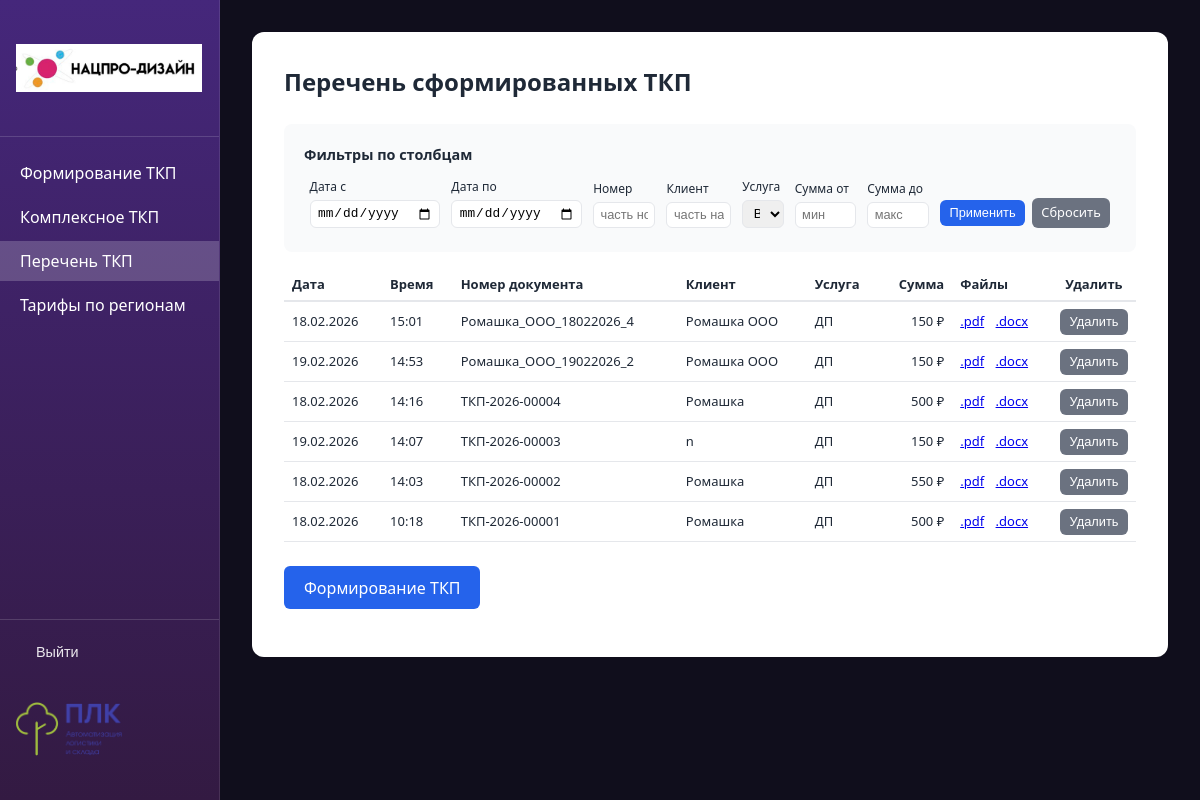
Before: /table/ (signed in) with the older database file.
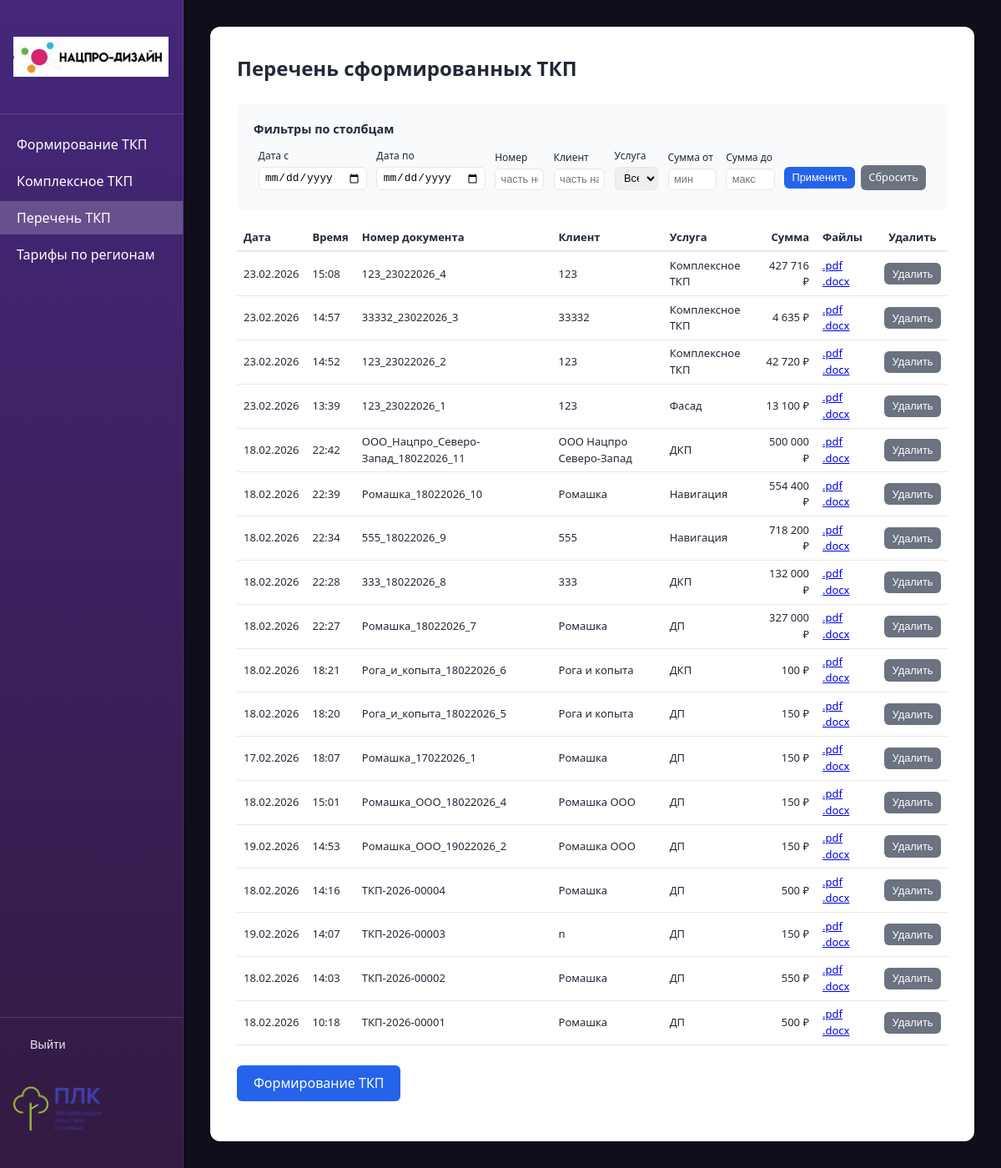
After: the same page with the newer database file.
### proposals/models.py (models this page shows, shortened)
class TKPRecord(models.Model):
    date = models.DateField('Дата')
    number = models.CharField('Номер документа', max_length=150, unique=True)
    client = models.CharField('Клиент', max_length=255, blank=True)
    service = models.CharField('Услуга', max_length=255)
    sum_total = models.DecimalField('Сумма', max_digits=15, decimal_places=2, default=0)
    created_at = models.DateTimeField('Создано', auto_now_add=True)
    class Meta:
        verbose_name = 'Запись ТКП'
        verbose_name_plural = 'Записи ТКП'
        ordering = ['-created_at']

### proposals/views.py (the view, shortened to what this page needs)
# urls.py: path('table/', views.table_view, name='table'),
@login_required
@require_http_methods(['GET', 'POST'])
def table_view(request):
    records = TKPRecord.objects.all()
    date_from = request.GET.get('date_from', '').strip()
    date_to = request.GET.get('date_to', '').strip()
    number = request.GET.get('number', '').strip()
    client = request.GET.get('client', '').strip()
    service = request.GET.get('service', '').strip()
    sum_min = request.GET.get('sum_min', '').strip()
    sum_max = request.GET.get('sum_max', '').strip()
    if date_from:
        try:
            d = datetime.strptime(date_from, '%Y-%m-%d').date()
            records = records.filter(date__gte=d)
        except ValueError:
            pass
    if date_to:
        try:
            d = datetime.strptime(date_to, '%Y-%m-%d').date()
            records = records.filter(date__lte=d)
        except ValueError:
            pass
    if number:
        records = records.filter(number__icontains=number)
    if client:
        records = records.filter(client__icontains=client)
    if service:
        records = records.filter(service=service)
    if sum_min:
        try:
            records = records.filter(sum_total__gte=Decimal(sum_min.replace(',', '.')))
        except (ValueError, Exception):
            pass
    if sum_max:
        try:
            records = records.filter(sum_total__lte=Decimal(sum_max.replace(',', '.')))
        except (ValueError, Exception):
            pass
    services = list(TKPRecord.objects.values_list('service', flat=True).distinct().order_by('service'))
    context = {
        'records': records,
        'filters': {
            'date_from': date_from,
            'date_to': date_to,
            'number': number,
            'client': client,
            'service': service,
            'sum_min': sum_min,
            'sum_max': sum_max,
        },
        'services_list': services,
    }
    return render(request, 'proposals/table.html', context)

### proposals/templatetags/proposal_filters.py (called while the page is built)
@register.filter
def format_price(value):
    if value is None:
        return ''
    try:
        s = str(int(value))
    except (ValueError, TypeError):
        return str(value)
    n = len(s)
    if n <= 3:
        return s
    r = n % 3 or 3
    result = s[:r]
    for i in range(r, n, 3):
        result += ' ' + s[i:i + 3]
    return result

### proposals/templates/proposals/table.html (shortened to what this page needs)
{% extends "proposals/base.html" %}
{% load proposal_filters %}
{% block container_extra_class %}container--wide{% endblock %}
{% block content %}
<div style="overflow-x: auto;">
<h1>Перечень сформированных ТКП</h1>
<form method="get" action="{% url 'proposals:table' %}" class="summary" style="margin-bottom: 1rem;">
    <p style="margin: 0 0 0.5rem; font-weight: 600; font-size: 0.9rem;">Фильтры по столбцам</p>
    <table class="table-filters" style="width: 100%; border-collapse: collapse; font-size: 0.8rem;">
        <tr>
            <td style="padding: 0.25rem 0.35rem; vertical-align: bottom;">
                <label for="id_date_from" style="font-size: 0.75rem;">Дата с</label>
                <input type="date" name="date_from" id="id_date_from" value="{{ filters.date_from }}" style="margin: 0; padding: 0.3rem 0.4rem; font-size: 0.8rem;">
            </td>
            <td style="padding: 0.25rem 0.35rem; vertical-align: bottom;">
                <label for="id_date_to" style="font-size: 0.75rem;">Дата по</label>
                <input type="date" name="date_to" id="id_date_to" value="{{ filters.date_to }}" style="margin: 0; padding: 0.3rem 0.4rem; font-size: 0.8rem;">
            </td>
            <td style="padding: 0.25rem 0.35rem; vertical-align: bottom;">
                <label for="id_number" style="font-size: 0.75rem;">Номер</label>
                <input type="text" name="number" id="id_number" value="{{ filters.number }}" placeholder="часть номера" style="margin: 0; padding: 0.3rem 0.4rem; font-size: 0.8rem; width: 100%;">
            </td>
            <td style="padding: 0.25rem 0.35rem; vertical-align: bottom;">
                <label for="id_client" style="font-size: 0.75rem;">Клиент</label>
                <input type="text" name="client" id="id_client" value="{{ filters.client }}" placeholder="часть названия" style="margin: 0; padding: 0.3rem 0.4rem; font-size: 0.8rem; width: 100%;">
            </td>
            <td style="padding: 0.25rem 0.35rem; vertical-align: bottom;">
                <label for="id_service" style="font-size: 0.75rem;">Услуга</label>
                <select name="service" id="id_service" style="margin: 0; padding: 0.3rem 0.4rem; font-size: 0.8rem; width: 100%;">
                    <option value="">Все</option>
                </select>
            </td>
            <td style="padding: 0.25rem 0.35rem; vertical-align: bottom;">
                <label for="id_sum_min" style="font-size: 0.75rem;">Сумма от</label>
                <input type="text" name="sum_min" id="id_sum_min" value="{{ filters.sum_min }}" placeholder="мин" style="margin: 0; padding: 0.3rem 0.4rem; font-size: 0.8rem; width: 100%;">
            </td>
            <td style="padding: 0.25rem 0.35rem; vertical-align: bottom;">
                <label for="id_sum_max" style="font-size: 0.75rem;">Сумма до</label>
                <input type="text" name="sum_max" id="id_sum_max" value="{{ filters.sum_max }}" placeholder="макс" style="margin: 0; padding: 0.3rem 0.4rem; font-size: 0.8rem; width: 100%;">
            </td>
            <td style="padding: 0.25rem 0.35rem; vertical-align: bottom; white-space: nowrap;">
                <button type="submit" class="btn btn-sm">Применить</button>
                <a href="{% url 'proposals:table' %}" class="btn btn-secondary btn-sm" style="margin-left: 0.2rem;">Сбросить</a>
            </td>
        </tr>
    </table>
</form>
<table class="table-tkp-list" style="width: 100%; border-collapse: collapse; margin-top: 1rem; font-size: 0.8125rem;">
    <thead>
        <tr style="border-bottom: 2px solid var(--border);">
            <th style="text-align: left; padding: 0.4rem 0.5rem;">Дата</th>
            <th style="text-align: left; padding: 0.4rem 0.5rem;">Время</th>
            <th style="text-align: left; padding: 0.4rem 0.5rem;">Номер документа</th>
            <th style="text-align: left; padding: 0.4rem 0.5rem;">Клиент</th>
            <th style="text-align: left; padding: 0.4rem 0.5rem;">Услуга</th>
            <th style="text-align: right; padding: 0.4rem 0.5rem;">Сумма</th>
            <th style="text-align: left; padding: 0.4rem 0.5rem;">Файлы</th>
            <th style="text-align: center; padding: 0.4rem 0.5rem; width: 5rem;">Удалить</th>
        </tr>
    </thead>
    <tbody>
        {% for r in records %}
        <tr style="border-bottom: 1px solid var(--border);">
            <td style="padding: 0.4rem 0.5rem;">{{ r.date|date:"d.m.Y" }}</td>
            <td style="padding: 0.4rem 0.5rem;">{{ r.created_at|time:"H:i" }}</td>
            <td style="padding: 0.4rem 0.5rem;">{{ r.number }}</td>
            <td style="padding: 0.4rem 0.5rem;">{{ r.client|default:"—" }}</td>
            <td style="padding: 0.4rem 0.5rem;">{{ r.service }}</td>
            <td style="padding: 0.4rem 0.5rem; text-align: right;">{{ r.sum_total|format_price }} ₽</td>
            <td style="padding: 0.4rem 0.5rem;">
                <a href="{% url 'proposals:download_file' 'pdf' %}?f={{ r.number|urlencode }}" class="table-file-link">.pdf</a>
                <a href="{% url 'proposals:download_file' 'docx' %}?f={{ r.number|urlencode }}" class="table-file-link">.docx</a>
            </td>
            <td style="padding: 0.4rem 0.5rem; text-align: center;">
                <form method="post" action="{% url 'proposals:table' %}{% if request.GET %}?{{ request.GET.urlencode }}{% endif %}" style="display: inline;" onsubmit="return confirm('Удалить эту запись и файлы ТКП?');">
                    <button type="submit" class="btn btn-secondary btn-sm">Удалить</button>
                </form>
            </td>
        </tr>
        {% empty %}
        <tr>
            <td colspan="8" style="padding: 0.75rem; color: var(--text-muted); font-size: 0.8125rem;">Нет сформированных ТКП</td>
        </tr>
        {% endfor %}
    </tbody>
</table>
<p style="margin-top: 1.5rem;">
    <a href="{% url 'proposals:form' %}" class="btn">Формирование ТКП</a>
</p>
</div>
{% endblock %}

### proposals/templates/proposals/base.html (shortened to what this page needs)
<!DOCTYPE html>
<html lang="ru">
<head>
    {% load static %}
</head>
<body>
    <div class="layout">
        <aside class="sidebar" id="sidebar">
            <div class="sidebar-header">
                <a href="{% url 'proposals:form' %}">
                    <img src="{% static 'logo.png' %}" alt="Логотип" />
                </a>
            </div>
            <nav>
                <a href="{% url 'proposals:form' %}" >Формирование ТКП</a>
                <a href="{% url 'proposals:complex_form' %}" {% if request.resolver_match.url_name == 'complex_form' or request.resolver_match.url_name == 'complex_confirm' %}class="nav-active"{% endif %}>Комплексное ТКП</a>
                <a href="{% url 'proposals:table' %}" {% if request.resolver_match.url_name == 'table' %}class="nav-active"{% endif %}>Перечень ТКП</a>
                <a href="{% url 'proposals:tariffs' %}" {% if request.resolver_match.url_name == 'tariffs' %}class="nav-active"{% endif %}>Тарифы по регионам</a>
            </nav>
            <div class="sidebar-footer">
                <form method="post" action="{% url 'logout' %}" style="margin: 0 0 0.5rem 0; padding: 0;">
                    <button type="submit" style="background: none; border: none; padding: 0.5rem 1.25rem; color: rgba(255,255,255,.9); font-size: 0.9rem; cursor: pointer; text-decoration: none;">Выйти</button>
                </form>
                <a href="https://www.plksoft.ru" target="_blank" rel="noopener noreferrer">
                    <img src="{% static 'plk_logo.png' %}" alt="PLK" />
                </a>
            </div>
        </aside>
        <main class="main">
            <div class="container {% block container_extra_class %}{% endblock %}">
                <div class="card">
                    {% block content %}{% endblock %}
                </div>
            </div>
        </main>
    </div>
</body>
</html>

### proposals/templates/proposals/base.html (style rules this page uses)
:root { --bg: #100E1C; --card: #fff; --primary: #2563eb; --primary-hover: #1d4ed8; --text: #1f2937; --text-muted: #6b7280; --border: #e5e7eb; --success: #059669; --sidebar-w: 220px; --sidebar-gradient: linear-gradient(180deg, #45277B 0%, #331A42 100%); }
* { box-sizing: border-box; }
body { font-family: system-ui, -apple-system, sans-serif; background: var(--bg); color: var(--text); margin: 0; line-height: 1.5; }
.layout { display: flex; min-height: 100vh; }
.sidebar { width: var(--sidebar-w); flex-shrink: 0; background: var(--sidebar-gradient); border-right: 1px solid rgba(255,255,255,.1); padding: 0; display: flex; flex-direction: column; }
.sidebar-header { padding: 1.25rem 1rem; border-bottom: 1px solid rgba(255,255,255,.15); }
.sidebar-header img { display: block; max-width: 100%; height: auto; max-height: 48px; object-fit: contain; }
.sidebar nav { display: flex; flex-direction: column; gap: 0.25rem; padding: 1rem 0; flex: 1; }
.sidebar a { padding: 0.5rem 1.25rem; color: #fff; text-decoration: none; font-family: Aptos, 'Segoe UI', system-ui, sans-serif; }
.sidebar .nav-active { background: rgba(255,255,255,.2); font-weight: 500; }
.sidebar-footer { padding: 1rem 1rem 1.25rem; border-top: 1px solid rgba(255,255,255,.15); }
.sidebar-footer img { display: block; max-width: 100%; height: auto; max-height: 56px; object-fit: contain; }
.main { flex: 1; padding: 2rem; overflow-x: auto; background: var(--bg); }
.container { max-width: 560px; margin: 0; }
.container--wide { max-width: none; }
.card { background: var(--card); border-radius: 12px; padding: 2rem; box-shadow: 0 1px 3px rgba(0,0,0,.08); }
h1 { font-size: 1.5rem; margin: 0 0 1.5rem; color: var(--text); }
label { display: block; font-weight: 500; margin-bottom: 0.25rem; color: var(--text); }
input, select, textarea { width: 100%; padding: 0.5rem 0.75rem; border: 1px solid var(--border); border-radius: 6px; font-size: 1rem; margin-bottom: 1rem; }
button, .btn { display: inline-block; padding: 0.6rem 1.25rem; background: var(--primary); color: white; border: none; border-radius: 6px; font-size: 1rem; cursor: pointer; text-decoration: none; }
.btn-secondary { background: var(--text-muted); }
.summary { background: #f9fafb; border-radius: 8px; padding: 1.25rem; margin-bottom: 1.5rem; }

### proposals/templates/proposals/table.html (style rules this page uses)
.btn-sm { padding: 0.35rem 0.6rem; font-size: 0.8rem; }
.table-file-link { margin-right: 0.5rem; }
.table-file-link:last-of-type { margin-right: 0; }

Changed rows visible on the page:
added TKPRecord: date "23.02.2026", created_at "15:08", number "123_23022026_4", client "123", service "Комплексное ТКП", sum_total "427 716"
added TKPRecord: date "23.02.2026", created_at "14:57", number "33332_23022026_3", client "33332", service "Комплексное ТКП", sum_total "4 635"
added TKPRecord: date "23.02.2026", created_at "14:52", number "123_23022026_2", client "123", service "Комплексное ТКП", sum_total "42 720"
added TKPRecord: date "23.02.2026", created_at "13:39", number "123_23022026_1", client "123", service "Фасад", sum_total "13 100"
added TKPRecord: date "18.02.2026", created_at "22:42", number "ООО_Нацпро_Северо-Запад_18022026_11", client "ООО Нацпро Северо-Запад", service "ДКП", sum_total "500 000"
added TKPRecord: date "18.02.2026", created_at "22:39", number "Ромашка_18022026_10", client "Ромашка", service "Навигация", sum_total "554 400"
added TKPRecord: date "18.02.2026", created_at "22:34", number "555_18022026_9", client "555", service "Навигация", sum_total "718 200"
added TKPRecord: date "18.02.2026", created_at "22:28", number "333_18022026_8", client "333", service "ДКП", sum_total "132 000"
added TKPRecord: date "18.02.2026", created_at "22:27", number "Ромашка_18022026_7", client "Ромашка", service "ДП", sum_total "327 000"
added TKPRecord: date "18.02.2026", created_at "18:21", number "Рога_и_копыта_18022026_6", client "Рога и копыта", service "ДКП", sum_total "100"
added TKPRecord: date "18.02.2026", created_at "18:20", number "Рога_и_копыта_18022026_5", client "Рога и копыта", service "ДП", sum_total "150"
added TKPRecord: date "17.02.2026", created_at "18:07", number "Ромашка_17022026_1", client "Ромашка", service "ДП", sum_total "150"
